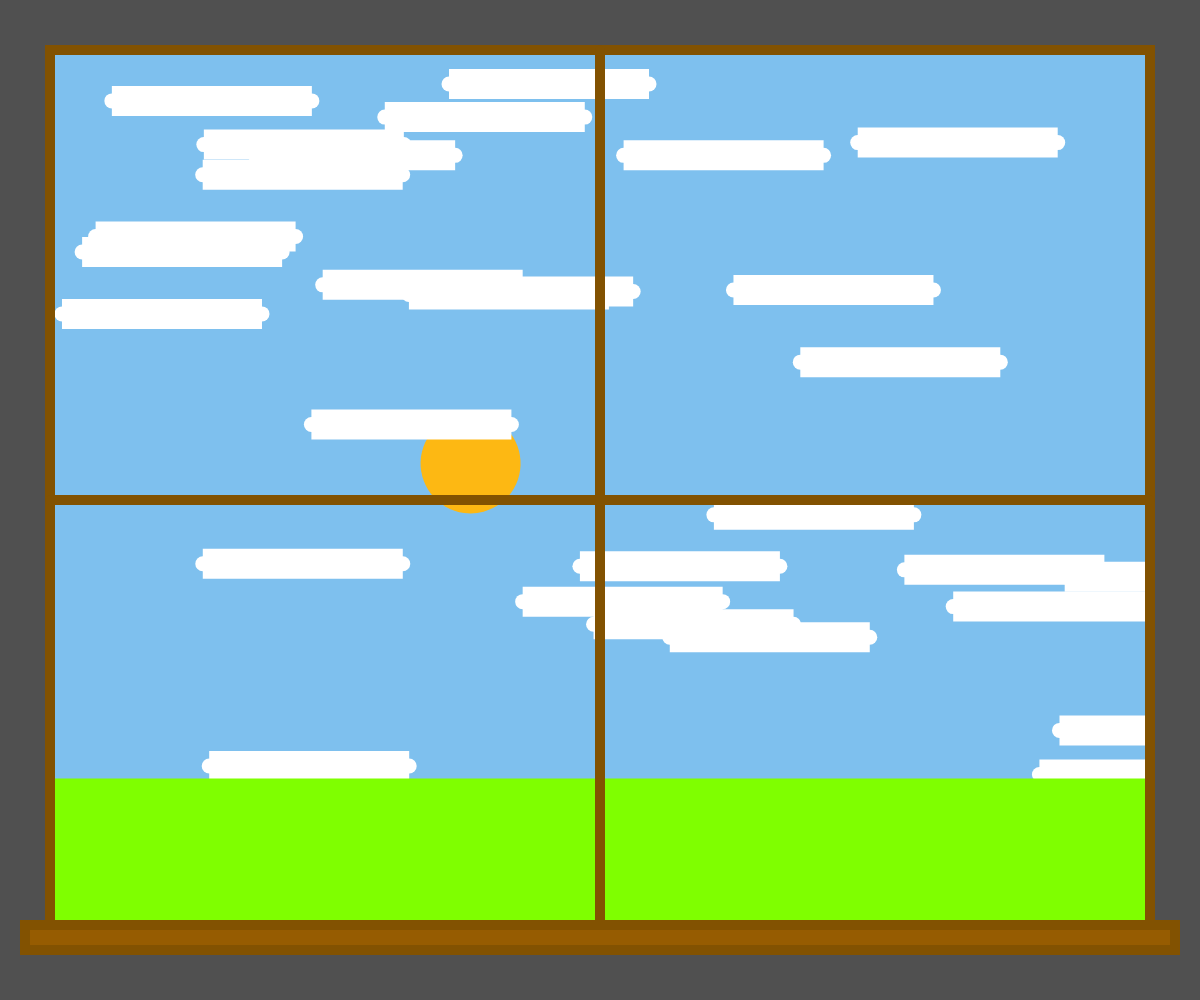
Frame 1 (no input)
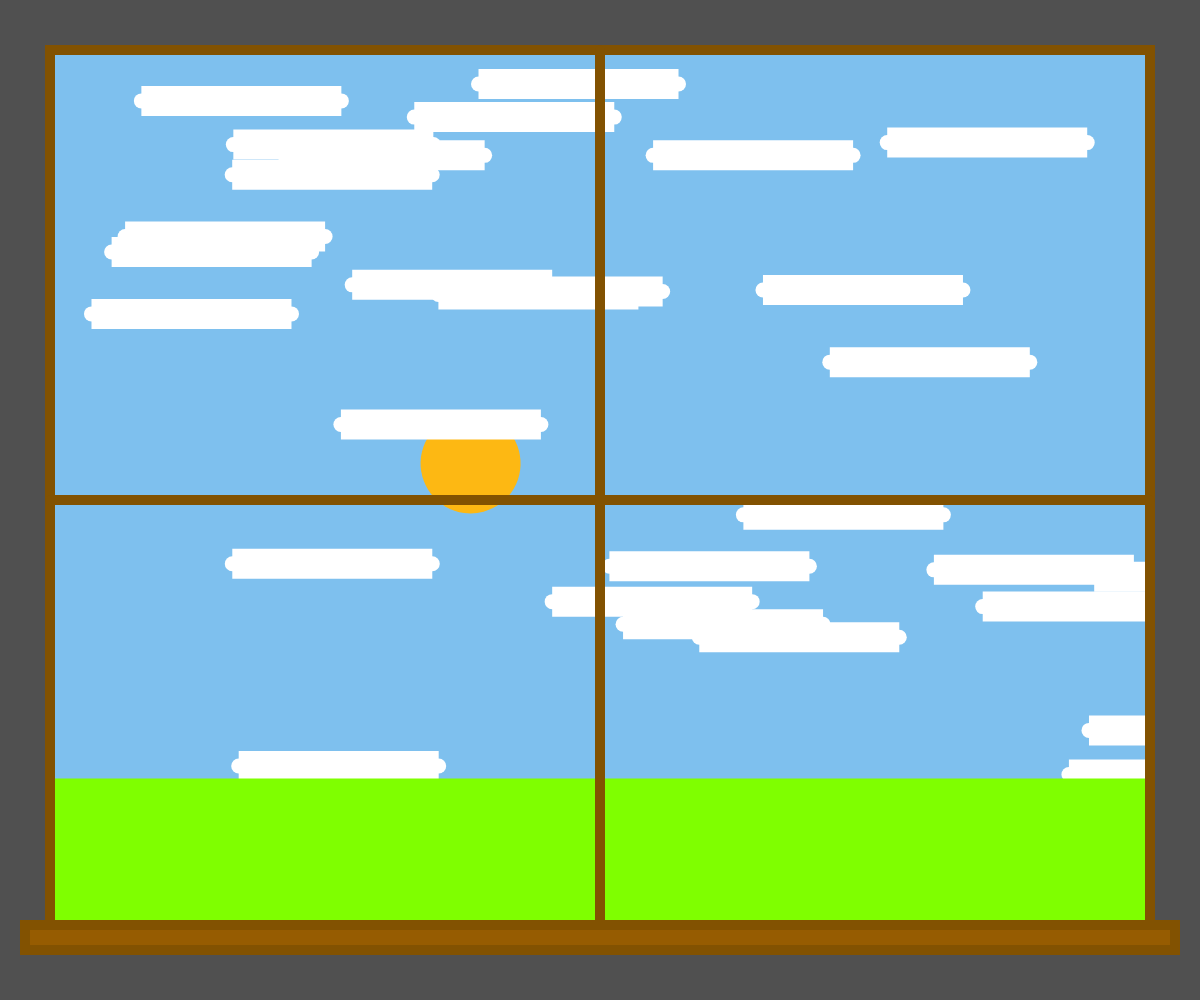
Frame 60 (no input)
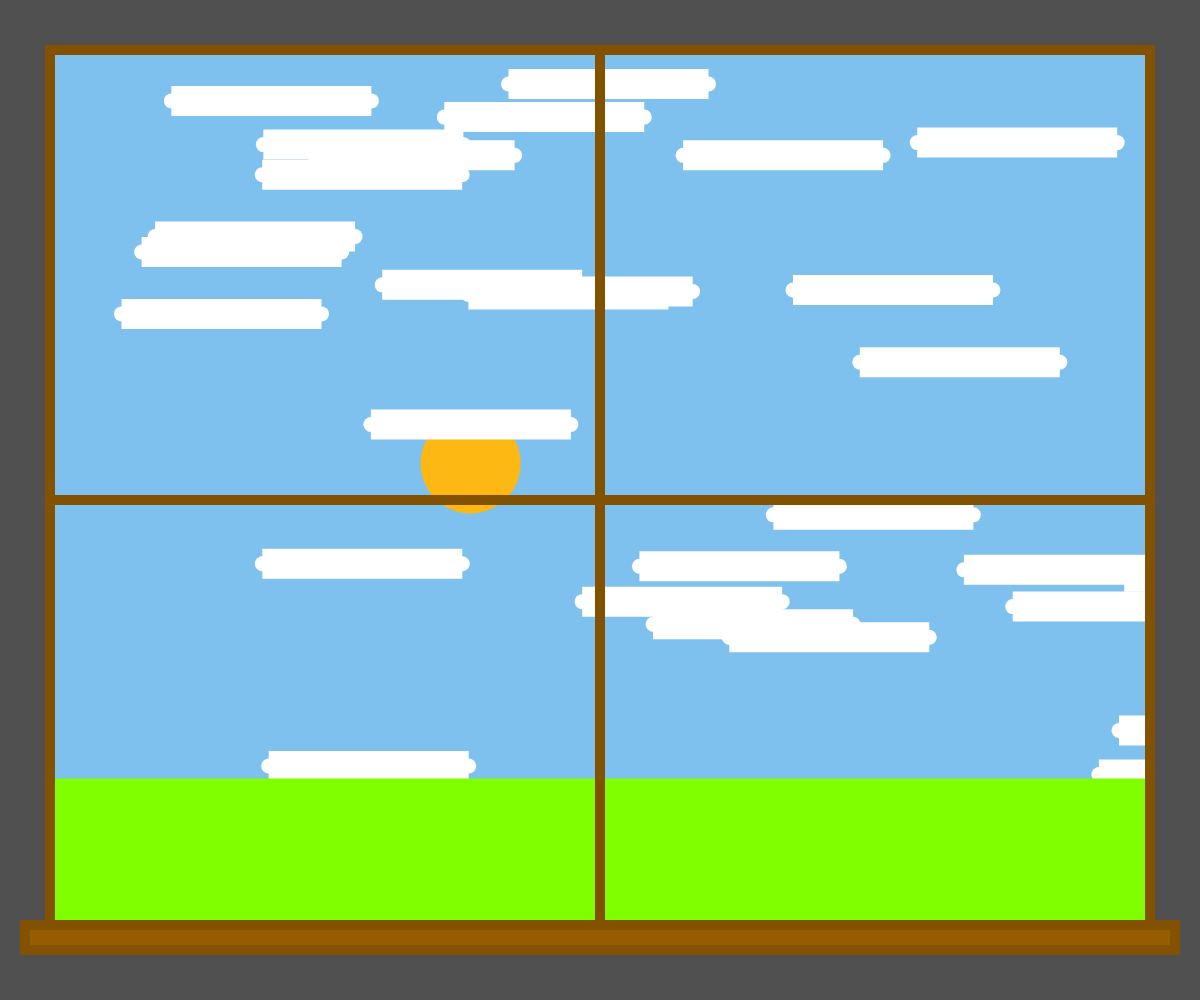
Frame 120 (the mouse pressed at the canvas centre since frame 60)

The p5.js sketch that drew these frames (run headless with seeded random() and noise() and a simulated clock; from frame 60 on, the mouse is pressed at the canvas centre):

// p5.js sketch
// ── sketch.js
var rotateAmount = 30;  // How much the canvas has rotated
var stars = [];  // Array of stars on the canvas
var clouds = [];  // Array of clouds on the canvas
var moonRadius = 100;
var moonCraters = [];  // Array of craters on the moon
var timeRotation = 30;  // What 'time' the canvas is at, default to daytime
var grassVariation;  // A variable for how tall the grass is
var enableAutoMove = 0;
var baseAutoMove = 0.1;
var extraAutoMove = 0;
var enableClouds = 1;

function Star(size, x, y) {  // Function to create a star
    this.size = size;  // The size of the star
    this.x = x;
    this.y = y;
    return this;
}

var Background = {  // Types of background colours at different times
    sunrise: "#ff8c00",
    day: "#7ec0ee",
    sunset: "#fd5e53",
    night: "#003366"
};

var Grass = {
    sunrise: "#66cd00",
    day: "#7fff00",
    sunset: "#004f00",
    night: "#9db68c"
};

function setup() {
    createCanvas(windowWidth, windowHeight);
    angleMode(DEGREES);
    noStroke();

    grassVariation = random(150, 250);  // Generate a random height for the grass patch

    var longestEdge = max(windowWidth, windowHeight);
    for (var _ = 0; _ < 3000; _++) {  // Create 3000 stars
        stars.push(new Star(
            2,
            random(-longestEdge, longestEdge * 2),
            random(-longestEdge, longestEdge)));
    }

    for (var _ = 0; _ < 30; _++) {  // Create 30 clouds
        clouds.push([random(0, windowWidth), random(0, windowHeight - grassVariation)]);  // [RandomX, RandomY]
    }

    for (var _ = 0; _ < 20; _++) {  // Create 20 moon craters
        var placementX;
        var placementY;
        var craterSize = random(5, 20);
        var centreDistance = random(0, moonRadius - craterSize);  // So the crater won't be placed outside the moon
        var placementAngle = random(0, 360);
        var placementAngleCalcuation = placementAngle % 90;

        if (placementAngle >= 0 && placementAngle <= 90) {
            placementX = centreDistance * sin(placementAngleCalcuation);
            placementY = -centreDistance * cos(placementAngleCalcuation);
        } else if (placementAngle > 90 && placementAngle <= 180) {
            placementX = centreDistance * sin(90 - (placementAngleCalcuation));
            placementY = centreDistance * cos(90 - (placementAngleCalcuation));
        } else if (placementAngle > 180 && placementAngle <= 270) {
            placementX = -centreDistance * sin(placementAngleCalcuation);
            placementY = centreDistance * cos(placementAngleCalcuation);
        } else {
            placementX = -centreDistance * sin(90 - (placementAngleCalcuation));
            placementY = -centreDistance * cos(90 - (placementAngleCalcuation));
        }
        moonCraters.push([placementX, placementY, craterSize]);
    }
}

function draw() {
    var currentTimeRotation = abs(timeRotation) % 360;

    if ((currentTimeRotation >= 0 && currentTimeRotation <= 22) || (currentTimeRotation > 338 && currentTimeRotation <= 359)) {
        background(Background.sunrise);
    } else if (currentTimeRotation > 22 && currentTimeRotation <= 158) {
        background(Background.day);
    } else if (currentTimeRotation > 159 && currentTimeRotation <= 202) {
        background(Background.sunset);
    } else {
        background(Background.night);
    }

    translate(windowWidth, windowHeight);  // Place the centre of the canvas at the bottom right corner
    rotate(rotateAmount);
    // --------------------------------

    if (currentTimeRotation > 159 && currentTimeRotation <= 359) {
        stars.forEach(function(star) {
            drawStar(star);
        });
    }

    fill("#FDB813");
    sunXPos = -windowWidth / 2 - (windowWidth / 2 / 2);
    circle(sunXPos, -100, 100);

    moonXPos = windowWidth / 2 + (windowWidth / 2 / 2);
    drawMoon(moonXPos, -100);

    // --------------------------------
    rotate(-rotateAmount);
    translate(-windowWidth, -windowHeight); // Revert canvas centre to draw clouds, grass and window

    if (enableClouds) {  // If user enabled clouds
        clouds.forEach(function(cloud) {
            drawCloud(cloud[0], cloud[1]);
            if (cloud[0] > windowWidth) {
                cloud[0] = -200;
                cloud[1] = random(0, windowHeight);
            } else {
                cloud[0] += 0.5;
            }
        });
    }

    if ((currentTimeRotation >= 0 && currentTimeRotation <= 22) || (currentTimeRotation > 338 && currentTimeRotation <= 359)) {
        fill(Grass.sunrise);
    } else if (currentTimeRotation > 22 && currentTimeRotation <= 158) {
        fill(Grass.day);
    } else if (currentTimeRotation > 158 && currentTimeRotation <= 202) {
        fill(Grass.sunset);
    } else {
        fill(Grass.night);
    }
    rect(0, windowHeight - grassVariation, windowWidth, grassVariation);

    if (enableAutoMove) {
        rotateAmount += baseAutoMove + extraAutoMove;
        timeRotation += baseAutoMove + extraAutoMove;
    } else {
        extraAutoMove = 0;
    }
    // you can keep this `drawWindow()` function call in your final sketch
    drawWindow();
}

function drawWindow() {
    // start with a "push" so that we can go back to the current drawing state
    // (e.g. fill/stroke colour) at the end of the function
    push();
    fill(80);
    noStroke();

    // the width (and height) of the window "edge"
    var edge = 50;

    // draw the background "walls"
    rect(0, 0, edge, height);
    rect(0, 0, width, edge);
    rect(0, height - edge, width, edge);
    rect(width - edge, 0, edge, height);

    // now draw the window (including bars & sill)
    stroke(130, 82, 1);
    noFill();
    strokeWeight(10);
    rect(edge, edge, width - edge * 2, height - edge * 2);
    line(edge, height / 2, width - edge, height / 2);
    line(width / 2, edge, width / 2, height - edge);
    fill(150, 92, 1);
    rect(0 + edge / 2, height - edge * 1.5, width - edge, edge / 2);

    // pop drawing context back to original state (i.e. when `push()` was called)
    pop();
}

function drawStar(star) {
    fill(255);
    circle(star.x, star.y, star.size);
}

function drawCloud(x, y) {
    fill(255);
    var variable = 15;
    circle(x, y, variable);
    circle(x + 200, y, variable);
    rect(x, y - variable, 200, variable * 2);
}

function drawMoon(x, y) {
    fill("#f1eeb9");
    circle(x, y, moonRadius);
    fill("#e1db6c");
    moonCraters.forEach(function(crater) {
        circle(x + crater[0], y + crater[1], crater[2]);
    });
}

function mouseWheel(event) {
    rotateAmount += event.delta;
    timeRotation += event.delta;
    //move the square according to the vertical scroll amount
    //uncomment to block page scrolling
    return false;
}

function keyTyped() {
    if (key === " ") {
        enableAutoMove = 1 ^ enableAutoMove;
    }
    if (key === "=" || key === "+") {
        extraAutoMove += 0.2;
    }
    if (key === "-" || key === "_") {
        if (extraAutoMove > 0) {
            extraAutoMove -= 0.2;
        } else {
            extraAutoMove = 0;
        }
    }
    if (key === "c") {
        enableClouds = 1 ^ enableClouds;
    }
}
